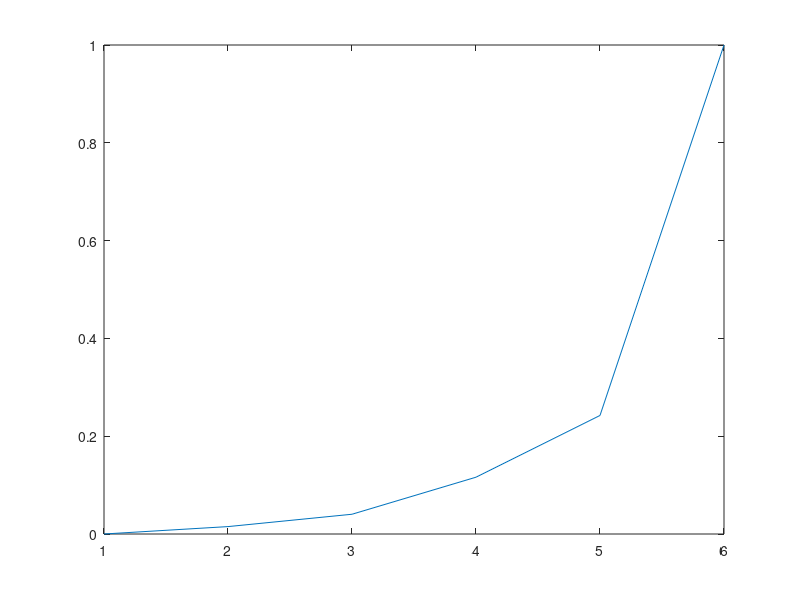

The MATLAB source for this figure:
% Paraconsistent Extractor of Contradiction Effects Algorithm (ParaExtrctr)
% Dr. Arnaldo de Carvalho Junior
% Version 1 - 05/15/2023

clc;clear all;close all;


% create a vector of 11 randon values
for x=1:5;
     A(1,x)=rand();
end

A = [0.0, 0.015152, 0.040404, 0.242424, 1.0, 0.116162]

% Note:
% Update the vector A with the values of interest if necessary

s=size(A,2); % size of vector A
C=s;
n=1;
Apal2v=A;

% ParaExtractor Algorithm
while C>=2;
    Mi(n,1)=max(Apal2v(n,:))
    Lb(n,1)=1-min(Apal2v(n,:))
    GC(n,1)=Mi(n,1)-Lb(n,1);
    GCT(n,1)=Mi(n,1)+Lb(n,1)-1;
    D(n,1)=((1-abs(GC(n,1)))^2+GCT(n,1)^2)^0.5;
    if D(n,1)>1;
        D(n,1)=1;
    else
    end
    if GC(n,1)>0;
        GCR(n,1)=1-D(n,1);
    elseif GC(n,1)<0;
        GCR(n,1)=D(n,1)-1;
    else
        GCR(n,1)=0;
    end
    MER(n,1)=(GCR(n,1)+1)/2;
    Apal2v=sort(Apal2v,2); % order from Apal2v min to max
    Apal2v=Apal2v(1:C-1); % remove max value from Apal2v
    Apal2v(:,1)=MER(:,1); % remove min value and add Mer in Apal2v
C=C-1; 
end

Am=mean(A); % return the simple mean value (average) for the A vector 
Amedian= median(A); % return the median value for the A vector 
Amgeo=geomean(A);% return the geometric mean for the A vector
Arms = rms(A); % return the root-mean-square (RMS) for the A vector
Ahmean = harmmean(A); % return the harmonic mean for the A vector

% Print the Results
disp('Paraconsistent Extractor of Contradiction Effects Algorithm (ParaExtrctr)');
disp('  ');            %jump one line 
disp('++++++++++++++++++++++++++++++++++++++++++++++++++++++++++++++++++++++++++++++++++++++++')
disp('+ *** CAUTION *** Program uses randon values between [0,1] for the input vector !!! +')
disp('++++++++++++++++++++++++++++++++++++++++++++++++++++++++++++++++++++++++++++++++++++++++');            
disp('   ') %pula uma linha
fprintf('Input Values:');
disp('  ');            %jump one line 
fprintf('%8.2f\r\n',A);
plot(sort(A));
fprintf('Mean (average): %6.4f',Am);
disp('  ');            %jump one line 
fprintf('Median: %6.2f',Amedian);
disp('  ');            %jump one line 
fprintf('Geometric Mean: %6.4f',Amgeo);
disp('  ');            %jump one line 
fprintf('Root mean square (RMS): %6.4f',Arms);
disp('  ');            %jump one line 
fprintf('Harmonic Mean: %6.4f',Ahmean);
disp('  ');            %jump one line 
fprintf('ParaExtractor (ParaExtrctr): %6.4f',Apal2v);
disp('  ');            %jump one line 
